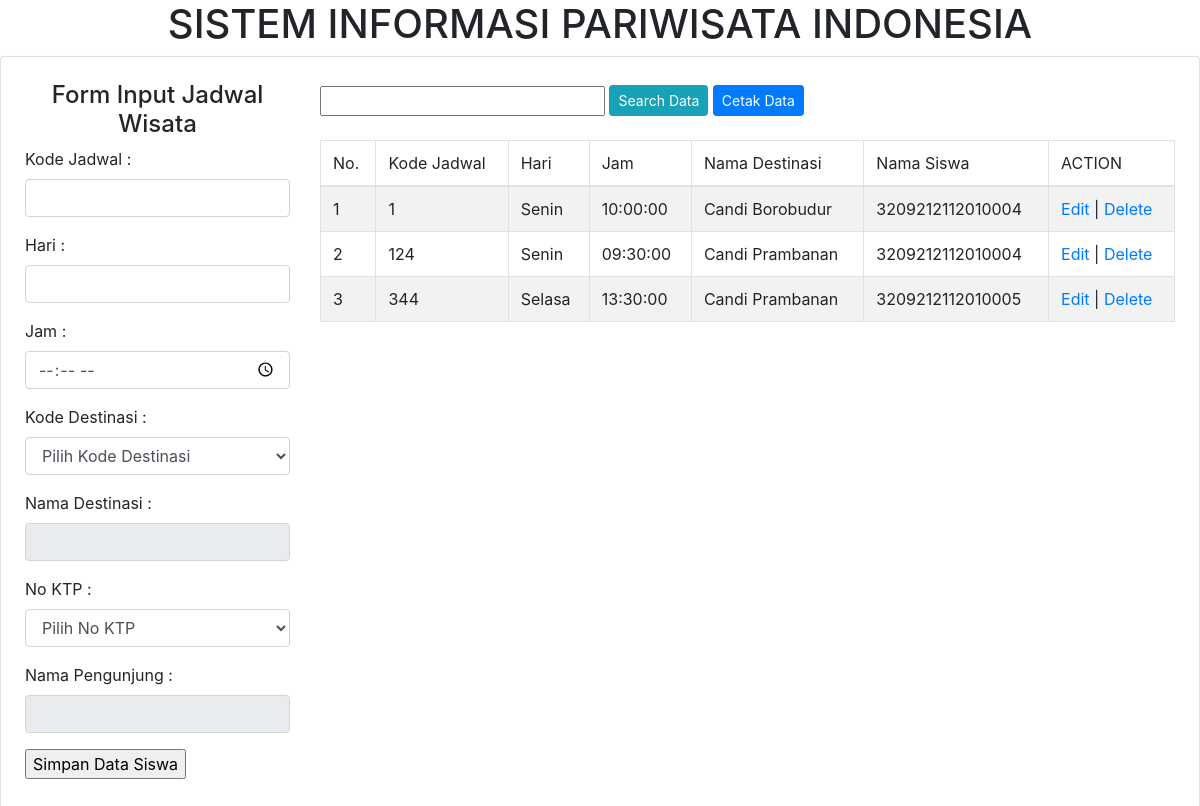
/Administrator/data_jadwal.php, run on the app's committed database.
### tables this page shows
CREATE TABLE `jadwal` (
  `kd_jadwal` varchar(50) NOT NULL,
  `hari` varchar(50) NOT NULL,
  `jam` time NOT NULL,
  `kd_destinasi` varchar(50) NOT NULL,
  `no_ktp` varchar(50) NOT NULL
);

CREATE TABLE `destinasi` (
  `kd_destinasi` varchar(50) NOT NULL,
  `no_pegawai` varchar(50) NOT NULL,
  `nm_destinasi` varchar(50) NOT NULL,
  `lokasi` varchar(50) NOT NULL
);

CREATE TABLE `pengunjung` (
  `no_ktp` varchar(50) NOT NULL,
  `nm_pengunjung` varchar(50) NOT NULL,
  `tgl_lahir` date NOT NULL,
  `gender` varchar(50) NOT NULL,
  `alamat` varchar(50) NOT NULL
);

### Administrator/database.php (called while the page is built, shortened)
<?php
class database{
	var $host = "localhost";
	var $user = "root";
	var $pass = "";
	var $db = "wisata";
	var $koneksi = "";
	function __construct(){
		$this->koneksi = mysqli_connect($this->host, $this->user, $this->pass, $this->db);
	}
	function data_jadwal(){
		$data_jadwal = mysqli_query($this->koneksi,"SELECT jadwal.*, destinasi.*, pengunjung.* FROM jadwal JOIN destinasi ON jadwal.kd_destinasi = destinasi.kd_destinasi JOIN pengunjung ON jadwal.no_ktp = pengunjung.no_ktp");
		while ($row = mysqli_fetch_array($data_jadwal)){
			$hasil_jadwal[] = $row;
		}
		return $hasil_jadwal;
	}
}
?>

### Administrator/data_jadwal.php (the view, shortened to what this page needs)
<?php
include 'database.php';
$db = new database();
$data_jadwal = $db->data_jadwal();
?>
<html>
<head>
	<link href="https://cdnjs.cloudflare.com/ajax/libs/twitter-bootstrap/4.1.3/css/bootstrap.css" rel="stylesheet">
</head>
<header><h1 align="center">SISTEM INFORMASI PARIWISATA INDONESIA</h1></header>
<body>
	<div class="row justify-content-center">
	<div class="col-xl-12 col-lg-12 col-md-12">
	<div class="card shadow-sm my-0">
	<div class="card-body p-4">
	<div class="row">
	<div class="col-lg-3">
		<?php
		include"form_data_jadwal.php";
		?>
	</div>
	<div class="col-lg-9">
		<form action="index.php?page=data_jadwal" method="POST">
			<div class="Form-group">
				<input type="text" name="cari" class="col-lg-4">
				<button type="submit" value="cari" class="btn btn-sm btn-info mb-2 mt-1">Search Data</button>
				<a href="data_jadwal_cetak.php" target="_blank" class="btn btn-sm btn-primary mb-2 mt-1">Cetak Data</a>
			</div>
		</form>
		<div class="table-responsive">
		<table class="table table-striped table-bordered">
			<thead>
			<tr>
				<td>No.</td>
				<td>Kode Jadwal</td>
				<td>Hari</td>
				<td>Jam</td>
				<td>Nama Destinasi</td>
				<td>Nama Siswa</td>
				<td>ACTION</td>
			</thead>
			<tbody>
				<?php
				$no = 1;
				foreach($data_jadwal as $row){
				?>
				<tr>
			<td><?php echo $no++; ?></td>
			<td><?php echo $row['kd_jadwal'] ?></td>
			<td><?php echo $row['hari'] ?></td>
			<td><?php echo $row['jam'] ?></td>
			<td><?php echo $row['nm_destinasi'] ?></td>
			<td><?php echo $row['no_ktp'] ?></td>
			<td>
				<a href="<?php echo "index.php?page=data_jadwal&&edit=update&&id=$row[kd_jadwal]" ?>">Edit</a> |
				<a href="<?php echo"proses_data_jadwal.php?aksi=delete&&id=$row[kd_jadwal]"; ?>" onclick="return confirm('Apakah Anda Yakin Ingin Menghapus Data Ini ?')">Delete</a>
			</td>
				</tr>
				<?php
				}
				?>
			</tbody>
		</table>
		</div>
	</div>
	</div>
	</div>
	</div>
	</div>
	</div>
</body>
</html>

### data on the page
jadwal: kd_jadwal "1", hari "Senin", jam "10:00:00", kd_destinasi.nm_destinasi "Candi Borobudur", pengunjung.no_ktp "3209212112010004"
jadwal: kd_jadwal "124", hari "Senin", jam "09:30:00", kd_destinasi.nm_destinasi "Candi Prambanan", pengunjung.no_ktp "3209212112010004"
jadwal: kd_jadwal "344", hari "Selasa", jam "13:30:00", kd_destinasi.nm_destinasi "Candi Prambanan", pengunjung.no_ktp "3209212112010005"
